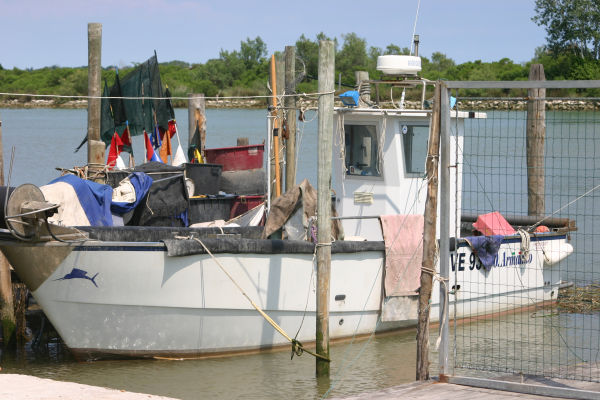
#> input picture python-libraries/numpy/boat.jpg, 600 x 400 px
$ python fliph-image.py
#> lines starting #> are read from the running program, lines starting #| are printed output that depends on the picture
# Author:  Martin McBride
# Created: 2021-03-17
# Copyright (C) 2021, Martin McBride
# License: MIT

import numpy as np
from PIL import Image

img_in = Image.open('boat.jpg')
#> img_in is the input picture: PIL image 600x400 RGB; mean R, G, B 143.2, 144.1, 140.7
array = np.array(img_in)

flipped_array = np.fliplr(array)
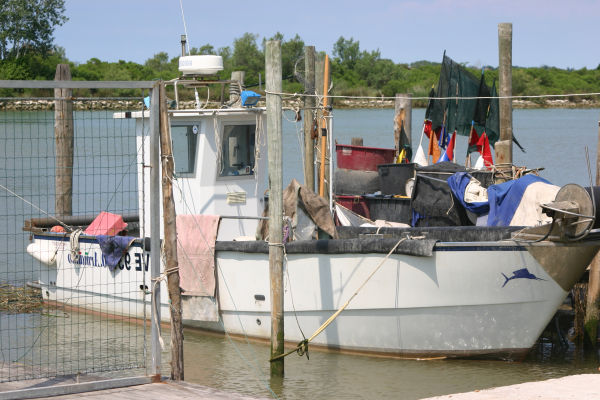
#> flipped_array: shape (400, 600, 3); mean R, G, B 143.2, 144.1, 140.7

img_out = Image.fromarray(flipped_array)
img_out.save('fliph-boat.jpg')
